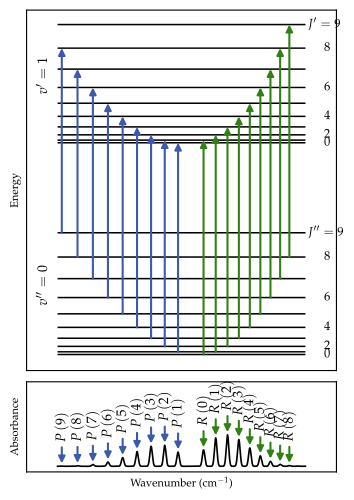

Recreate this plot in Python.
#!/usr/bin/env python3
"""
rot_energy_levels.py

Recreates the H35Cl rotational-vibrational energy-level diagram and
rovibrational absorption spectrum that were originally prepared in Mathematica.
"""

from __future__ import annotations
import numpy as np
import matplotlib.pyplot as plt

# ----------------------------------------------------------------------
# Constants (straight copy of the notebook values)
# ----------------------------------------------------------------------
PLANCK = 6.62606896e-34        # J·s
C_LIGHT = 2.99792458e8         # m/s
K_B = 1.3806504e-23            # J/K

B = 10.59341                   # cm^-1
ALPHA = 0.30718                # cm^-1
D = 5.3194e-4                  # cm^-1
OMEGA_E = 2990.946             # cm^-1
OMEGA_E_CHI_E = 52.8186        # cm^-1

CM_TO_M = 100.0
SIGMA = 2.0                    # cm^-1 (Gaussian width used in notebook)

T_SPEC = 200.0   # K
T_LEVEL = 125.0  # used in notebook, though branch positions are temperature independent
# ----------------------------------------------------------------------
# Spectroscopic helper functions
# ----------------------------------------------------------------------
def rotational_energy(v: int, J: int) -> float:
    """Rotational energy (J) for vibrational level v and rotational quantum number J."""
    term = (B*CM_TO_M*J*(J + 1)
            - ALPHA*CM_TO_M*(v + 0.5)*J*(J + 1)
            - D*CM_TO_M*J**2*(J + 1)**2)
    return PLANCK * C_LIGHT * term


def rovibrational_energy(v: int, J: int) -> float:
    """Total rovibrational energy (J)."""
    term = (OMEGA_E*CM_TO_M*(v + 0.5)
            - OMEGA_E_CHI_E*CM_TO_M*(v + 0.5)**2
            + B*CM_TO_M*J*(J + 1)
            - ALPHA*CM_TO_M*(v + 0.5)*J*(J + 1)
            - D*CM_TO_M*J**2*(J + 1)**2)
    return PLANCK * C_LIGHT * term


def svibrot(v: int, J: int) -> float:
    """Term value (cm^-1) used for branch band positions."""
    return (OMEGA_E*(v + 0.5)
            - OMEGA_E_CHI_E*(v + 0.5)**2
            + B*J*(J + 1)
            - ALPHA*(v + 0.5)*J*(J + 1)
            - D*J**2*(J + 1)**2)


def p_branch_position(v: int, J: int) -> float:
    """Wavenumber (cm^-1) of a P-branch transition (ΔJ = -1)."""
    return svibrot(v + 1, J - 1) - svibrot(v, J)


def r_branch_position(v: int, J: int) -> float:
    """Wavenumber (cm^-1) of an R-branch transition (ΔJ = +1)."""
    return svibrot(v + 1, J + 1) - svibrot(v, J)


def q_rot(v: int, T: float) -> float:
    Js = np.arange(0, 21, dtype=float)
    energies = np.array([rotational_energy(v, int(J)) for J in Js])
    return np.sum((2 * Js + 1) * np.exp(-energies / (K_B * T)))


def population(v: int, J: int, T: float) -> float:
    numer = np.exp(-rotational_energy(v, J) / (K_B * T))
    return numer / q_rot(v, T)


def gaussian(x: np.ndarray, mu: float, sigma: float) -> np.ndarray:
    return np.exp(-0.5 * ((x - mu)/sigma)**2) / (sigma * np.sqrt(2*np.pi))


def p_branch_spectrum(x: np.ndarray, v: int, T: float) -> np.ndarray:
    out = np.zeros_like(x)
    for J in range(1, 21):
        weight = J * population(v, J, T)
        out += weight * gaussian(x, p_branch_position(v, J), SIGMA)
    return out


def r_branch_spectrum(x: np.ndarray, v: int, T: float) -> np.ndarray:
    out = np.zeros_like(x)
    for J in range(0, 21):
        weight = (J + 1) * population(v, J, T)
        out += weight * gaussian(x, r_branch_position(v, J), SIGMA)
    return out


def normalization_constant(T: float) -> float:
    Js = np.arange(0, 21)
    weights = population(0, Js, T) * (2*Js + 1)
    return 1.0 / np.sum(weights)


# ----------------------------------------------------------------------
# Build spectra and level data
# ----------------------------------------------------------------------

wavenumbers = np.linspace(2670, 3070, 4000)
scale = 2 * normalization_constant(T_SPEC)
absorbance = scale * (p_branch_spectrum(wavenumbers, 0, T_SPEC) +
                      r_branch_spectrum(wavenumbers, 0, T_SPEC))

# Energy levels (in 10^-20 J for nicer numbers, matching Mathematica figure)
J_vals = np.arange(0, 10)
ground_levels = np.array([rovibrational_energy(0, J) for J in J_vals]) * 1e20
excited_levels = np.array([rovibrational_energy(1, J) for J in J_vals]) * 1e20 - 2.5

# Branch positions for callouts (J labels per notebook)
p_js = np.arange(1, 10)
r_js = np.arange(0, 9)
p_positions = np.array([p_branch_position(0, J) for J in p_js])
r_positions = np.array([r_branch_position(0, J) for J in r_js])

# Starting/ending energies for the arrows
def p_arrow_coords(J):
    return (p_branch_position(0, J),
            ground_levels[J],
            excited_levels[J-1])

def r_arrow_coords(J):
    return (r_branch_position(0, J),
            ground_levels[J],
            excited_levels[J+1])

# ----------------------------------------------------------------------
# Plotting
# ----------------------------------------------------------------------
plt.rcParams.update({
    "pgf.texsystem": "pdflatex",
    'font.family': 'serif',
    'font.serif': ['STIX Two Text', 'Palatino'],
    'text.usetex': True,
    'pgf.rcfonts': False,
    'axes.titlesize': 8, 
    'axes.labelsize': 8,
    'xtick.labelsize': 6,
    'ytick.labelsize': 6,
})

fig = plt.figure(figsize=(4,6))
gs = fig.add_gridspec(2, 1, height_ratios=[4, 1], hspace=0.05)

ax_levels = fig.add_subplot(gs[0])
ax_spec = fig.add_subplot(gs[1], sharex=ax_levels)

# --- Energy-level diagram
for y in ground_levels:
    ax_levels.hlines(y, 2670, 3070, colors="k", linewidth=1.1)
for y in excited_levels:
    ax_levels.hlines(y, 2670, 3070, colors="k", linewidth=1.1)

ax_levels.set_xlim(2620, 3120)
ax_levels.set_ylim(2.7, 8.2)
ax_levels.set_ylabel(r"Energy")
ax_levels.set_xticks([])
ax_levels.set_yticks([])

# Custom ticks (copy of notebook choices)
ground_tick_labels = ["", "", "3.07", "3.19", "3.36", "3.57", "3.81",
                      "4.10", "4.43", "4.80"]
excited_tick_labels = ["", "", "8.80", "8.92", "9.08", "9.28",
                       "9.52", "9.80", "10.1", "10.5"]

tick_positions = list(ground_levels) + list(excited_levels)
tick_labels = ground_tick_labels + excited_tick_labels
# ax_levels.set_yticks(tick_positions, tick_labels)

# Manual labels that were placed outside the tick region in the notebook
# ax_levels.text(2587, ground_levels[0]-0.1, "2.94", va="center", fontsize=9.5)
# ax_levels.text(2587, ground_levels[1], "2.99", va="center", fontsize=9.5)
# ax_levels.text(2587, excited_levels[0]-0.1, "8.68", va="center", fontsize=9.5)
# ax_levels.text(2587, excited_levels[1], "8.72", va="center", fontsize=9.5)
# ax_levels.text(2620, 5.55, r"≈", fontsize=20, ha="center", va="center", fontfamily="STIX Two Math")

# v labels
ax_levels.text(2648, 4.0, r"$v'' = 0$", rotation=90,
               va="center", ha="center")
ax_levels.text(2648, 7.2, r"$v' = 1$", rotation=90,
               va="center", ha="center")

# J labels on the right
ax_levels.text(3075, ground_levels[-1], r"$J'' = 9$", ha="left", va="center", fontsize=9)
for J in range(8, -1, -2):
    ax_levels.text(3100, ground_levels[J], f"{J}", ha="left", va="center", fontsize=9)
ax_levels.text(3075, excited_levels[-1], r"$J' = 9$", ha="left", va="center", fontsize=9)
for J in range(8, -1, -2):
    ax_levels.text(3100, excited_levels[J], f"{J}", ha="left", va="center", fontsize=9)

# Transition arrows
color_p = (0.24, 0.35, 0.67)
color_r = (0.19, 0.5, 0.08)

for J in p_js:
    x, y0, y1 = p_arrow_coords(J)
    ax_levels.annotate("", xy=(x, y1), xytext=(x, y0),
                       arrowprops=dict(arrowstyle="-|>", color=color_p, linewidth=1.5, shrinkA=0, shrinkB=0))

for J in r_js:  
    x, y0, y1 = r_arrow_coords(J)
    ax_levels.annotate("", xy=(x, y1), xytext=(x, y0),
                       arrowprops=dict(arrowstyle="-|>", color=color_r, linewidth=1.5, shrinkA=0, shrinkB=0))

# --- Spectrum
ax_spec.plot(wavenumbers, absorbance, color="black", linewidth=1.2)
ax_spec.set_xlim(2620, 3120)
ax_spec.set_ylim(-0.01, 0.15)
ax_spec.set_xlabel(r"Wavenumber (cm$^{-1}$)")
ax_spec.set_ylabel("Absorbance")
ax_spec.set_yticks([])

# Callout arrows/labelling for P and R branches
for J in p_js:
    x = p_branch_position(0, J)
    y = scale * p_branch_spectrum(np.array([x]), 0, T_SPEC)[0]
    ax_spec.annotate(rf"$P\,({J})$", xy=(x, y), xytext=(x, y + 0.05), 
                     rotation=90, horizontalalignment='center',
                     arrowprops=dict(arrowstyle="-|>", color=color_p, linewidth=1.5))
    # ax_spec.text(x, y + 0.055, f"P({J})", color=color_p,
    #              rotation=90, ha="center", va="bottom", fontsize=11)

for J in r_js:
    x = r_branch_position(0, J)
    y = scale * r_branch_spectrum(np.array([x]), 0, T_SPEC)[0]
    ax_spec.annotate(rf"$R\,({J})$", xy=(x, y), xytext=(x, y + 0.05), 
                     rotation=90, horizontalalignment='center',
                     arrowprops=dict(arrowstyle="-|>", color=color_r, linewidth=1.5))
    # ax_spec.text(x, y + 0.055, f"R({J})", color=color_r,
    #              rotation=90, ha="center", va="bottom", fontsize=11)

plt.setp(ax_levels.get_xticklabels(), visible=False)
ax_levels.tick_params(axis="y", labelsize=9.5)
ax_spec.tick_params(axis="both", labelsize=10)

fig.savefig("rot_energy_levels.pdf", dpi=300, bbox_inches="tight")
print("Saved figure to rot_energy_levels.pgf")
